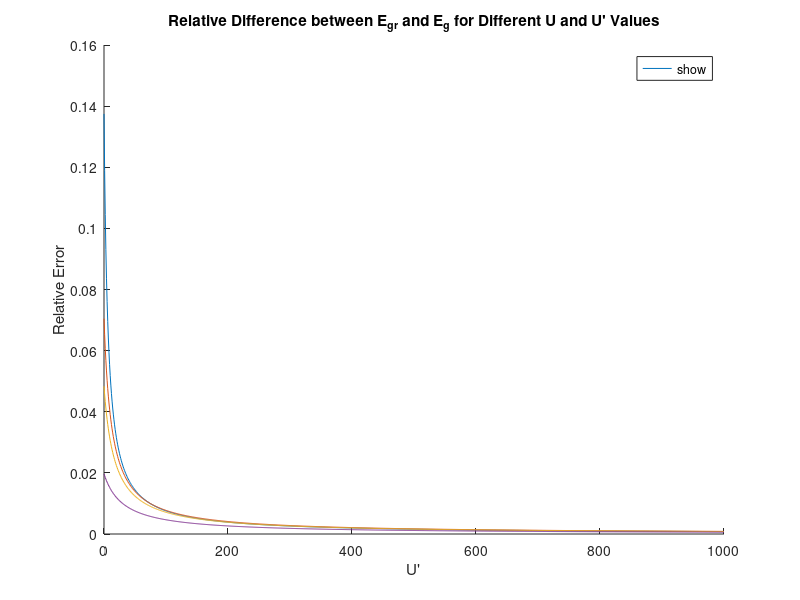
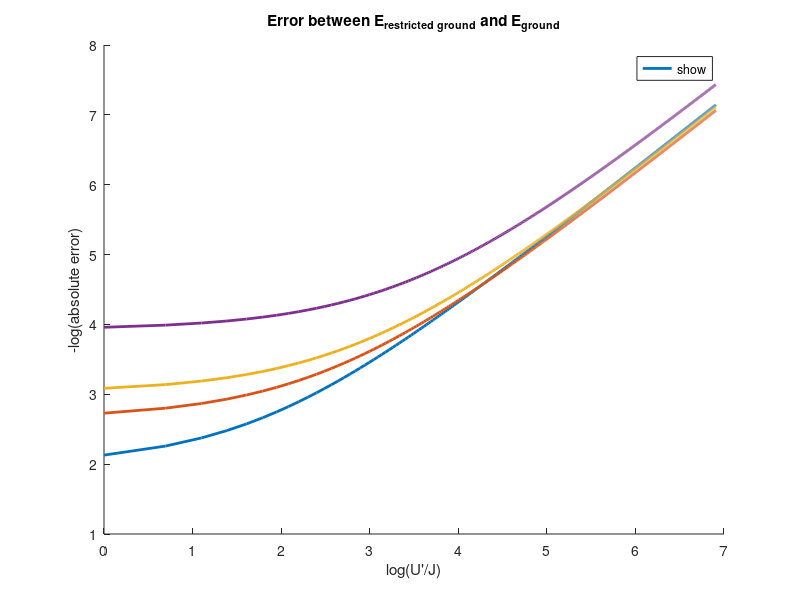
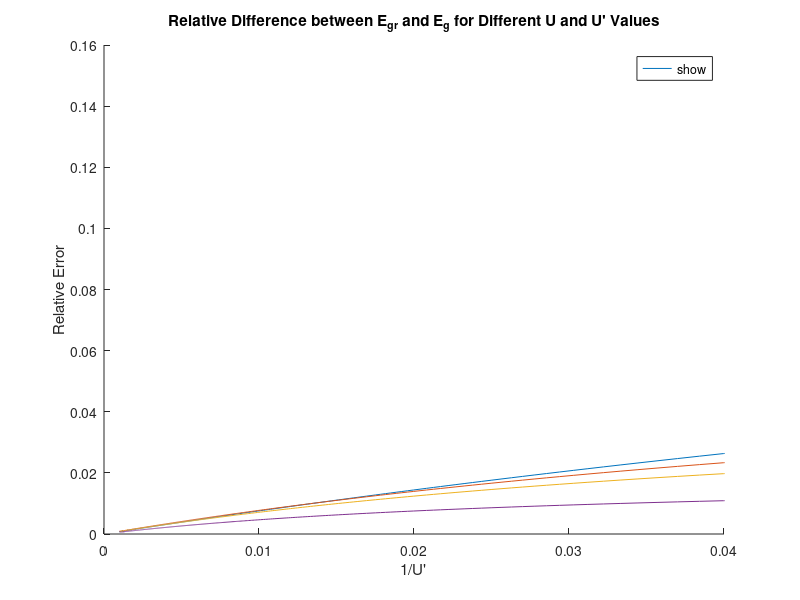

Reproduce these figures in MATLAB, in order.
%Show the Relative error for L=N=3 for reduced ground state, vs non reduced
%as we increase U' and U
clc;
clear all;
close all

% Define constants
J = 1;
U_values = [0,3,5,10];
W = linspace(0, 1000, 1000); %W = U'

% Create a figure for relative error
figure;
hold on;

% Loop through each value of U
for i = 1:length(U_values)
    U = U_values(i);
    
    % Define the functions
    UnonZero = @(W) real((4*U)/3 - J + W/3 - (3^(1/2)*((J*W - (U*W)/3 + (4*U - 3*J + W)^2/9 + 6*J^2 - U^2 + 3*J*U)/(((18*J^2*U + 6*J^2*W - (4*U - 3*J + W)^3/27 - ((4*U - 3*J + W)*(18*J^2 + 9*J*U + 3*W*J - 3*U^2 - W*U))/6)^2 - (J*W - (U*W)/3 + (4*U - 3*J + W)^2/9 + 6*J^2 - U^2 + 3*J*U)^3)^(1/2) - 18*J^2*U - 6*J^2*W + (4*U - 3*J + W)^3/27 + ((4*U - 3*J + W)*(18*J^2 + 9*J*U + 3*W*J - 3*U^2 - W*U))/6)^(1/3) - (((18*J^2*U + 6*J^2*W - (4*U - 3*J + W)^3/27 - ((4*U - 3*J + W)*(18*J^2 + 9*J*U + 3*W*J - 3*U^2 - W*U))/6)^2 - (J*W - (U*W)/3 + (4*U - 3*J + W)^2/9 + 6*J^2 - U^2 + 3*J*U)^3)^(1/2) - 18*J^2*U - 6*J^2*W + (4*U - 3*J + W)^3/27 + ((4*U - 3*J + W)*(18*J^2 + 9*J*U + 3*W*J - 3*U^2 - W*U))/6)^(1/3))*1i)/2 - (J*W - (U*W)/3 + (4*U - 3*J + W)^2/9 + 6*J^2 - U^2 + 3*J*U)/(2*(((18*J^2*U + 6*J^2*W - (4*U - 3*J + W)^3/27 - ((4*U - 3*J + W)*(18*J^2 + 9*J*U + 3*W*J - 3*U^2 - W*U))/6)^2 - (J*W - (U*W)/3 + (4*U - 3*J + W)^2/9 + 6*J^2 - U^2 + 3*J*U)^3)^(1/2) - 18*J^2*U - 6*J^2*W + (4*U - 3*J + W)^3/27 + ((4*U - 3*J + W)*(18*J^2 + 9*J*U + 3*W*J - 3*U^2 - W*U))/6)^(1/3)) - (((18*J^2*U + 6*J^2*W - (4*U - 3*J + W)^3/27 - ((4*U - 3*J + W)*(18*J^2 + 9*J*U + 3*W*J - 3*U^2 - W*U))/6)^2 - (J*W - (U*W)/3 + (4*U - 3*J + W)^2/9 + 6*J^2 - U^2 + 3*J*U)^3)^(1/2) - 18*J^2*U - 6*J^2*W + (4*U - 3*J + W)^3/27 + ((4*U - 3*J + W)*(18*J^2 + 9*J*U + 3*W*J - 3*U^2 - W*U))/6)^(1/3)/2);
    E1 = @(W) real(U/2 - (3*J)/2 - (57*J^2 - 6*J*U + U^2)^(1/2)/2);
    
    % Compute corresponding values for UnonZero and E1
    real_UnonZero = arrayfun(@(w) UnonZero(w), W);
    real_E1 = arrayfun(@(w) E1(w), W);
    
    % Compute the absolute relative difference
    relative_diff = abs((real_UnonZero - real_E1) ./ real_E1);
    
    % Plot the relative difference
    plot(W, relative_diff, 'DisplayName', ['U = ' num2str(U)]);
end

xlabel('U''');
ylabel('Relative Error');
legend('show', 'Location', 'best');
title('Relative Difference between E_{gr} and E_g for Different U and U'' Values');
hold off;

%% Create a second figure for negative log of relative error
figure;
hold on;
U_values = [0,3,5,10];
W = linspace(0, 1000, 1000); %W = U'
% Loop through each value of U
for i = 1:length(U_values)
    U = U_values(i);
    
    % Recalculate relative difference for each U
    UnonZero = @(W) real((4*U)/3 - J + W/3 - (3^(1/2)*((J*W - (U*W)/3 + (4*U - 3*J + W)^2/9 + 6*J^2 - U^2 + 3*J*U)/(((18*J^2*U + 6*J^2*W - (4*U - 3*J + W)^3/27 - ((4*U - 3*J + W)*(18*J^2 + 9*J*U + 3*W*J - 3*U^2 - W*U))/6)^2 - (J*W - (U*W)/3 + (4*U - 3*J + W)^2/9 + 6*J^2 - U^2 + 3*J*U)^3)^(1/2) - 18*J^2*U - 6*J^2*W + (4*U - 3*J + W)^3/27 + ((4*U - 3*J + W)*(18*J^2 + 9*J*U + 3*W*J - 3*U^2 - W*U))/6)^(1/3) - (((18*J^2*U + 6*J^2*W - (4*U - 3*J + W)^3/27 - ((4*U - 3*J + W)*(18*J^2 + 9*J*U + 3*W*J - 3*U^2 - W*U))/6)^2 - (J*W - (U*W)/3 + (4*U - 3*J + W)^2/9 + 6*J^2 - U^2 + 3*J*U)^3)^(1/2) - 18*J^2*U - 6*J^2*W + (4*U - 3*J + W)^3/27 + ((4*U - 3*J + W)*(18*J^2 + 9*J*U + 3*W*J - 3*U^2 - W*U))/6)^(1/3))*1i)/2 - (J*W - (U*W)/3 + (4*U - 3*J + W)^2/9 + 6*J^2 - U^2 + 3*J*U)/(2*(((18*J^2*U + 6*J^2*W - (4*U - 3*J + W)^3/27 - ((4*U - 3*J + W)*(18*J^2 + 9*J*U + 3*W*J - 3*U^2 - W*U))/6)^2 - (J*W - (U*W)/3 + (4*U - 3*J + W)^2/9 + 6*J^2 - U^2 + 3*J*U)^3)^(1/2) - 18*J^2*U - 6*J^2*W + (4*U - 3*J + W)^3/27 + ((4*U - 3*J + W)*(18*J^2 + 9*J*U + 3*W*J - 3*U^2 - W*U))/6)^(1/3)) - (((18*J^2*U + 6*J^2*W - (4*U - 3*J + W)^3/27 - ((4*U - 3*J + W)*(18*J^2 + 9*J*U + 3*W*J - 3*U^2 - W*U))/6)^2 - (J*W - (U*W)/3 + (4*U - 3*J + W)^2/9 + 6*J^2 - U^2 + 3*J*U)^3)^(1/2) - 18*J^2*U - 6*J^2*W + (4*U - 3*J + W)^3/27 + ((4*U - 3*J + W)*(18*J^2 + 9*J*U + 3*W*J - 3*U^2 - W*U))/6)^(1/3)/2);
    E1 = @(W) real(U/2 - (3*J)/2 - (57*J^2 - 6*J*U + U^2)^(1/2)/2);
    
    % Compute corresponding values for UnonZero and E1
    real_UnonZero = arrayfun(@(w) UnonZero(w), W);
    real_E1 = arrayfun(@(w) E1(w), W);
    
    % Compute the absolute relative difference
    relative_diff = abs((real_UnonZero - real_E1) ./ real_E1);
    
    % Plot the negative log of relative difference
    plot(log(W), -log(relative_diff), 'DisplayName', ['U = ' num2str(U)],'LineWidth',2);
end

xlabel('log(U''/J)');
ylabel('-log(absolute error)');
legend('show', 'Location', 'best');
title('Error between E_{restricted ground} and E_{ground}');
hold off;

%% plotting rel error vs 1/U'
figure;
hold on;
% Loop through each value of U
for i = 1:length(U_values)
    U = U_values(i);
    
    % Define the functions
    UnonZero = @(W) real((4*U)/3 - J + W/3 - (3^(1/2)*((J*W - (U*W)/3 + (4*U - 3*J + W)^2/9 + 6*J^2 - U^2 + 3*J*U)/(((18*J^2*U + 6*J^2*W - (4*U - 3*J + W)^3/27 - ((4*U - 3*J + W)*(18*J^2 + 9*J*U + 3*W*J - 3*U^2 - W*U))/6)^2 - (J*W - (U*W)/3 + (4*U - 3*J + W)^2/9 + 6*J^2 - U^2 + 3*J*U)^3)^(1/2) - 18*J^2*U - 6*J^2*W + (4*U - 3*J + W)^3/27 + ((4*U - 3*J + W)*(18*J^2 + 9*J*U + 3*W*J - 3*U^2 - W*U))/6)^(1/3) - (((18*J^2*U + 6*J^2*W - (4*U - 3*J + W)^3/27 - ((4*U - 3*J + W)*(18*J^2 + 9*J*U + 3*W*J - 3*U^2 - W*U))/6)^2 - (J*W - (U*W)/3 + (4*U - 3*J + W)^2/9 + 6*J^2 - U^2 + 3*J*U)^3)^(1/2) - 18*J^2*U - 6*J^2*W + (4*U - 3*J + W)^3/27 + ((4*U - 3*J + W)*(18*J^2 + 9*J*U + 3*W*J - 3*U^2 - W*U))/6)^(1/3))*1i)/2 - (J*W - (U*W)/3 + (4*U - 3*J + W)^2/9 + 6*J^2 - U^2 + 3*J*U)/(2*(((18*J^2*U + 6*J^2*W - (4*U - 3*J + W)^3/27 - ((4*U - 3*J + W)*(18*J^2 + 9*J*U + 3*W*J - 3*U^2 - W*U))/6)^2 - (J*W - (U*W)/3 + (4*U - 3*J + W)^2/9 + 6*J^2 - U^2 + 3*J*U)^3)^(1/2) - 18*J^2*U - 6*J^2*W + (4*U - 3*J + W)^3/27 + ((4*U - 3*J + W)*(18*J^2 + 9*J*U + 3*W*J - 3*U^2 - W*U))/6)^(1/3)) - (((18*J^2*U + 6*J^2*W - (4*U - 3*J + W)^3/27 - ((4*U - 3*J + W)*(18*J^2 + 9*J*U + 3*W*J - 3*U^2 - W*U))/6)^2 - (J*W - (U*W)/3 + (4*U - 3*J + W)^2/9 + 6*J^2 - U^2 + 3*J*U)^3)^(1/2) - 18*J^2*U - 6*J^2*W + (4*U - 3*J + W)^3/27 + ((4*U - 3*J + W)*(18*J^2 + 9*J*U + 3*W*J - 3*U^2 - W*U))/6)^(1/3)/2);
    E1 = @(W) real(U/2 - (3*J)/2 - (57*J^2 - 6*J*U + U^2)^(1/2)/2);
    
    % Compute corresponding values for UnonZero and E1
    real_UnonZero = arrayfun(@(w) UnonZero(w), W);
    real_E1 = arrayfun(@(w) E1(w), W);
    
    % Compute the absolute relative difference
    relative_diff = abs((real_UnonZero - real_E1) ./ real_E1);
    
    % Plot the relative difference
    plot(1./W, relative_diff, 'DisplayName', ['U = ' num2str(U)]);
end

xlabel('1/U''');
xlim([0,0.04]);
ylabel('Relative Error');
legend('show', 'Location', 'best');
title('Relative Difference between E_{gr} and E_g for Different U and U'' Values');
hold off;
